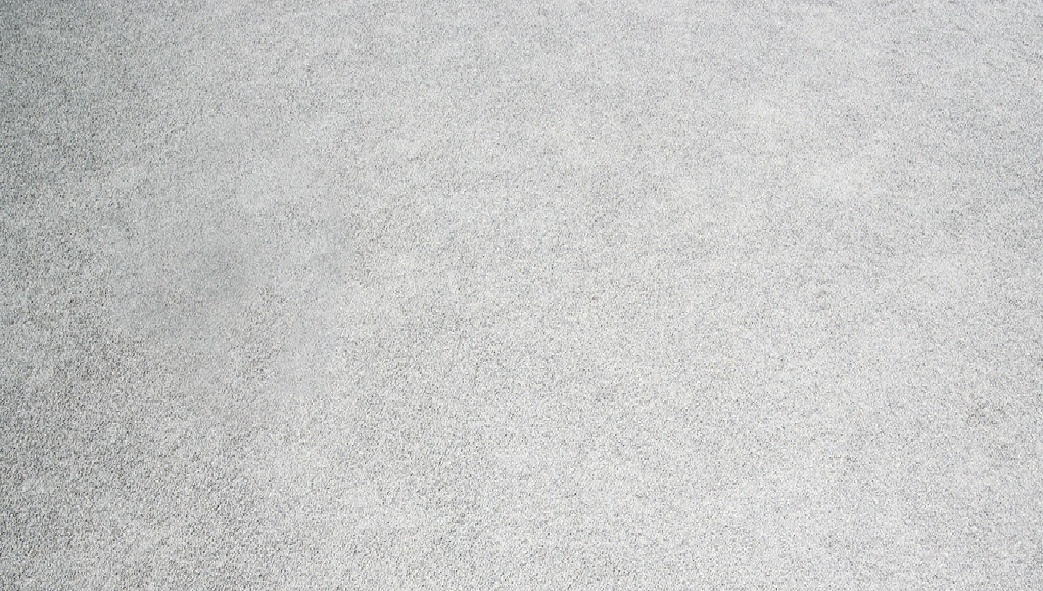
%> input picture pencile style transfer/texture pic/7.jpg, 1043 x 591 px
$ octave --eval "result = GetSImg(imread('texture pic/7.jpg'));"   (GNU Octave 9; MATLAB toolbox functions it lacks are replaced by stand-ins)
%> lines starting %> are read from the running program, lines starting %| are printed output that depends on the picture
### pencile style transfer/GenStroke.m
function S = GenStroke(im, ks, dirNum)
% ==============================================
%   Compute the Stroke Structure 'S'
%   S = GenStroke(im, ks, dirNum) caculates the direction angle of pixels in
%  "im", with kernel size "ks", and number of directions "dirNum".
%
%   Paras:
%   @im        : input image ranging value from 0 to 1.
%   @ks        : kernel size.
%   @dirNum    : number of directions.
%
%
%   Example
%   ==========
%   im = im2double(imread('npar12_pencil2.bmp'));
%   Iruv = rgb2ycbcr(im);
%   S= GenStroke(Iruv(:,:,1),ks,dirNum);
%   figure, imshow(S)
%
%
%   ==========
%   The code is created based on the method described in
%   "Combining Sketch and Tone for Pencil Drawing Production" Cewu Lu, Li Xu, Jiaya Jia
%   International Symposium on Non-Photorealistic Animation and Rendering (NPAR 2012), June, 2012

%  image gradients
    [H, W, sc] = size(im);
    if sc == 3
        im = rgb2gray(im);
    end

    % can detect the edge value
    imX = [abs(im(:,1:(end-1)) - im(:,2:end)),zeros(H,1)];
    imY = [abs(im(1:(end-1),:) - im(2:end,:));zeros(1,W)];
    imEdge = imX + imY;

% convolution kernel with horizontal direction
    kerRef = zeros(ks*2+1);
    kerRef(ks+1,:) = 1;

% classification
    response = zeros(H,W,dirNum);
    for n = 1 : dirNum
        ker = imrotate(kerRef, (n-1)*180/dirNum, 'bilinear', 'crop');
        response(:,:,n) = conv2(imEdge, ker, 'same');
    end

    [~ , index] = max(response,[], 3);

 % create the sketch
    C = zeros(H, W, dirNum);
    for n=1:dirNum
        C(:,:,n) = imEdge .* (index == n);
    end

    Spn = zeros(H, W, dirNum);
    for n=1:dirNum
        ker = imrotate(kerRef, (n-1)*180/dirNum, 'bilinear', 'crop');
        Spn(:,:,n) = conv2(C(:,:,n), ker, 'same');
    end

    Sp = sum(Spn, 3);
    Sp = (Sp - min(Sp(:))) / (max(Sp(:)) - min(Sp(:)));
    S = 1 - Sp;

### pencile style transfer/GetSImg.m
function S = GetSImg(I)

   [M,N,C]=size(I);
% figure
% imshow(I);
% title('原图')

   % 获取灰度图
   im = im2double(I);
   if C>1

    % ycbcr空间，y平面
    Iruv = rgb2ycbcr(im);
    I_gray=Iruv(:,:,1);
    else
    I_gray=im;
    end

%% 计算S图像部分

% the length of convolution line
    ks = 1;
% the number of directions
    dirNum = 8;


% 得到S图像
    S= GenStroke(I_gray,ks,dirNum);

end
%> in GetSImg, `Iruv = rgb2ycbcr(im);`: Iruv: size 591x1043x3 double; mean of channels 1, 2, 3 0.738, 0.501, 0.501
%> in GenStroke, `imX = [abs(im(:,1:(end-1)) - im(:,2:end)),zeros(H,1)];`:
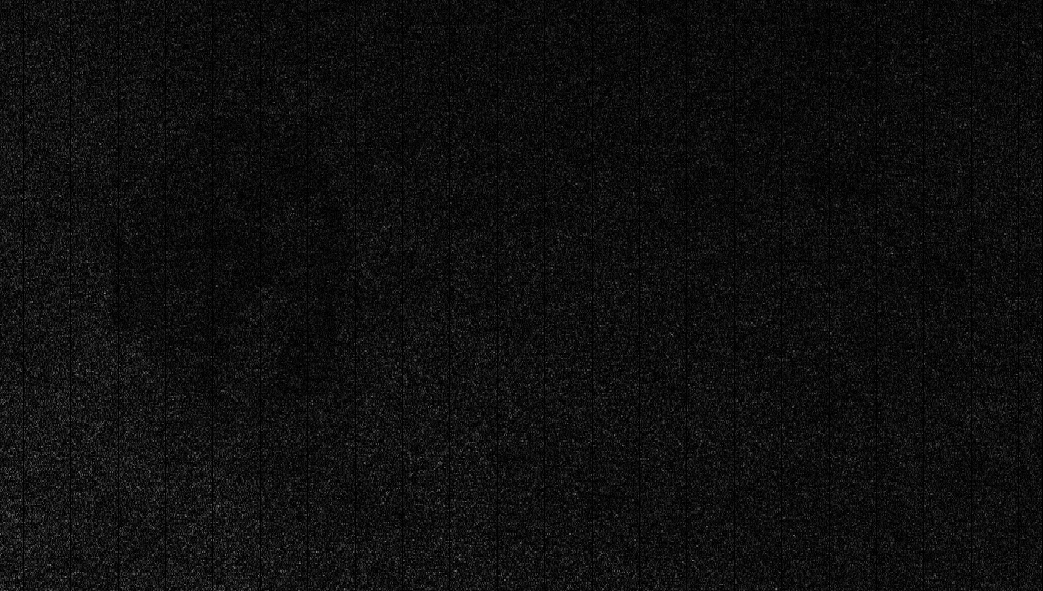
%> imX: size 591x1043 double; min 0, max 0.562, mean 0.0605
%> in GenStroke, `imEdge = imX + imY;`:
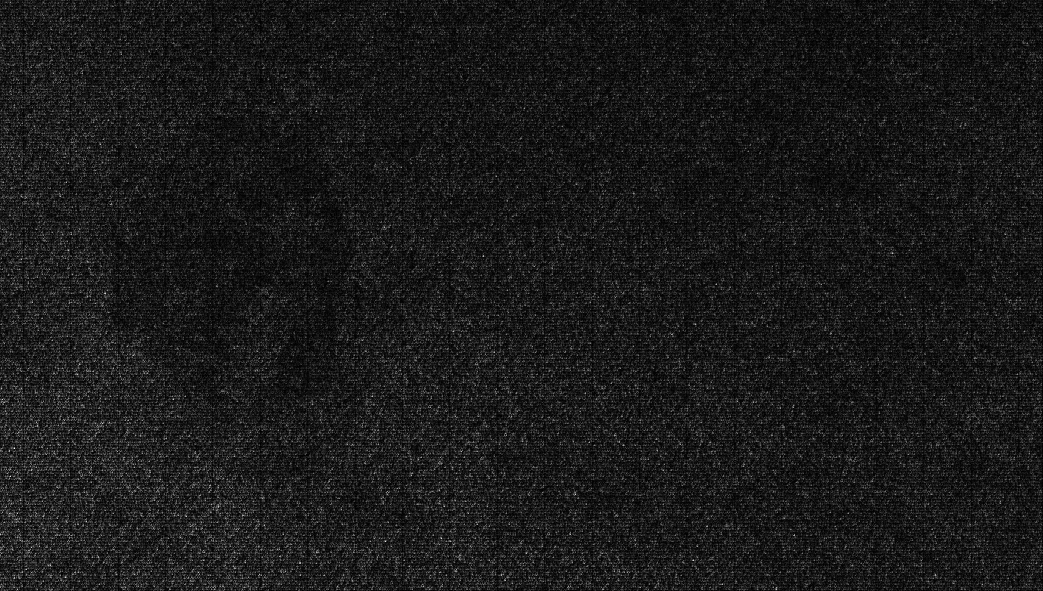
%> imEdge: size 591x1043 double; min 0, max 1.03, mean 0.108; drawn with min black and max white
%> in GenStroke, `[~ , index] = max(response,[], 3);`:
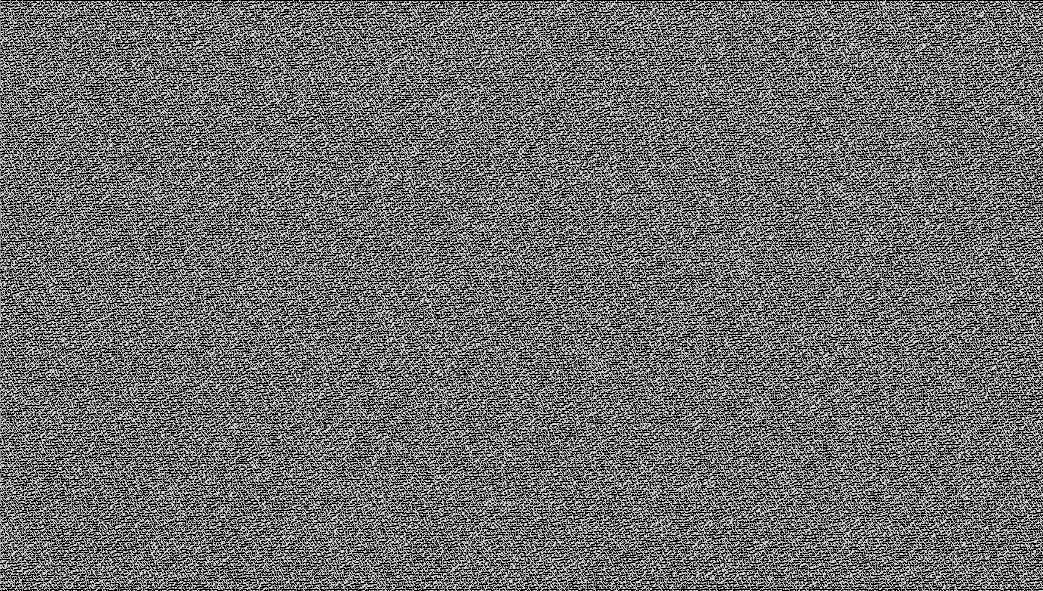
%> index: size 591x1043 double; min 1, max 8, mean 4.02; drawn with min black and max white
%> in GenStroke, `S = 1 - Sp;`:
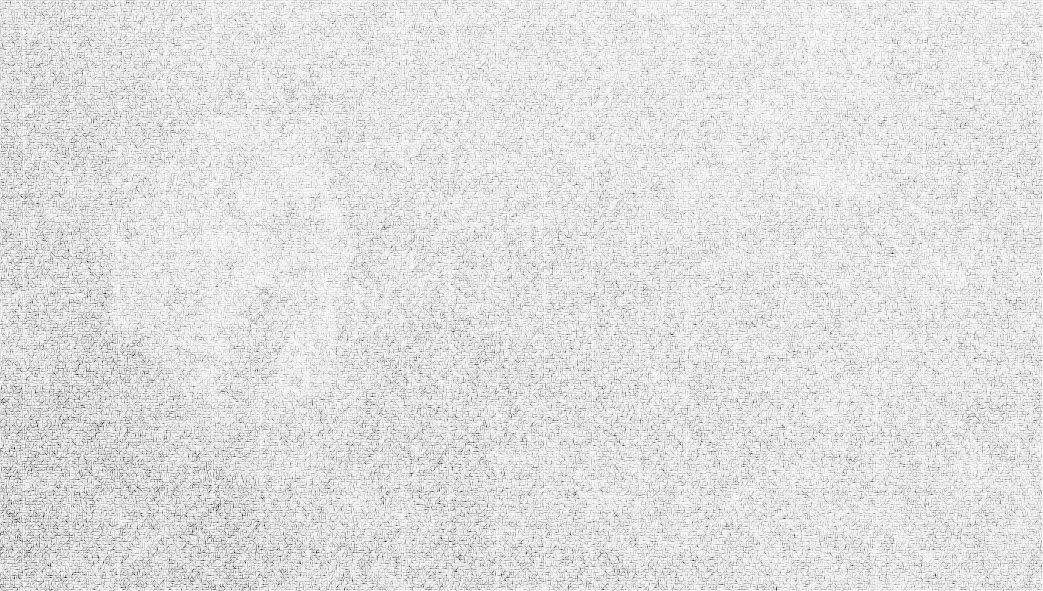
%> S: size 591x1043 double; min 0, max 1, mean 0.883

$ run again, on pencile style transfer/texture pic/TonalTexture1.jpg
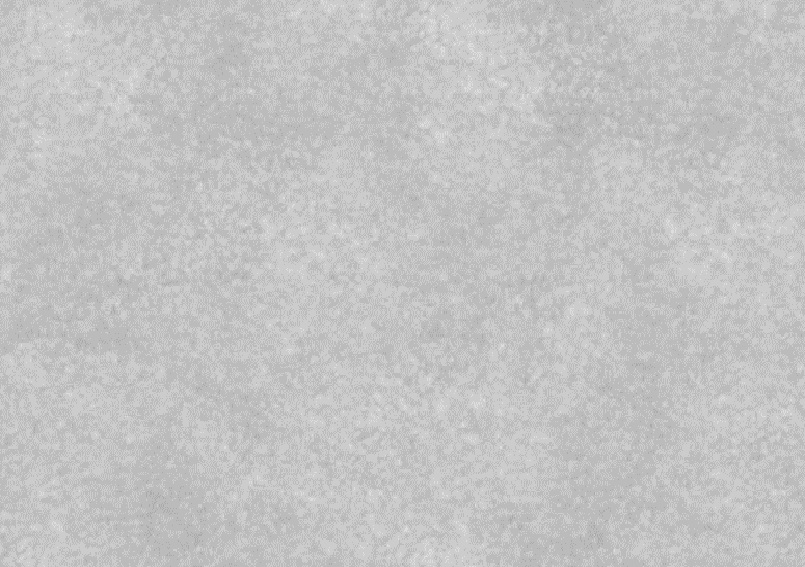
%> input picture pencile style transfer/texture pic/TonalTexture1.jpg, 805 x 567 px
%> Iruv: size 567x805x3 double; mean of channels 1, 2, 3 0.719, 0.502, 0.502
%> in GenStroke, `Sp = sum(Spn, 3);`:
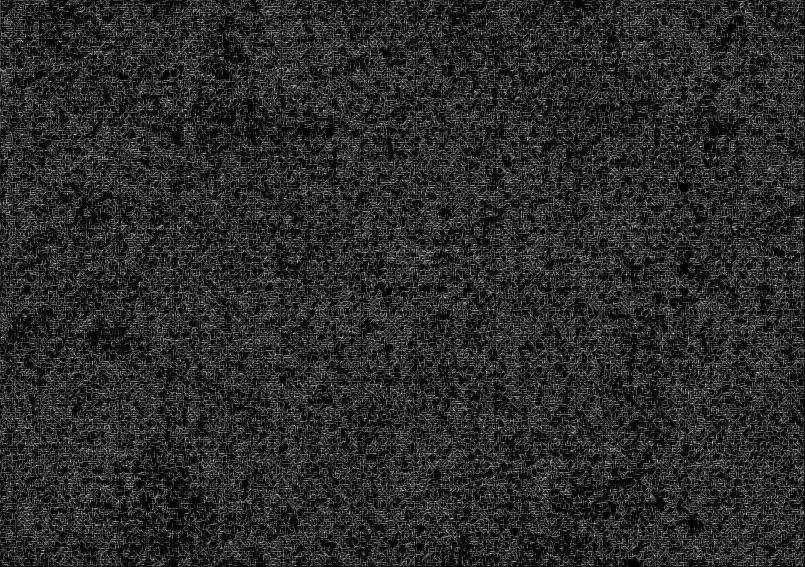
%> Sp: size 567x805 double; min 0, max 0.879, mean 0.173
%> in GenStroke, `S = 1 - Sp;`:
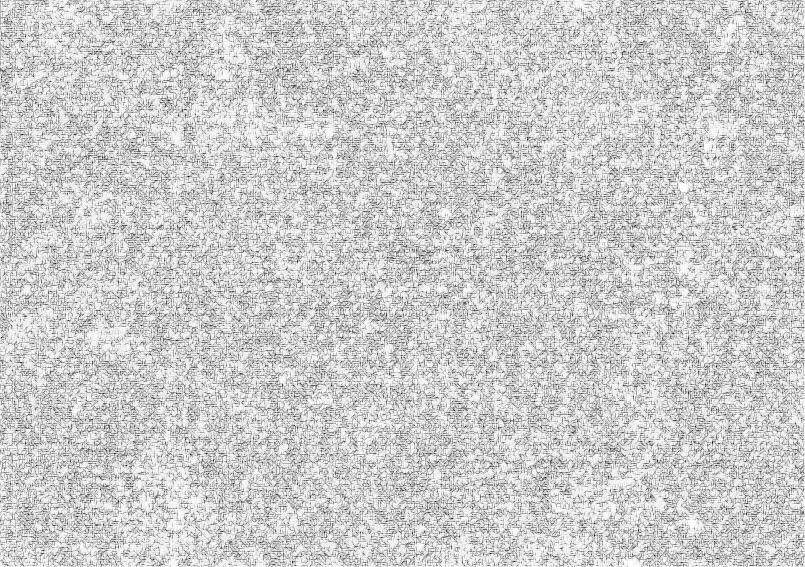
%> S: size 567x805 double; min 0, max 1, mean 0.804
